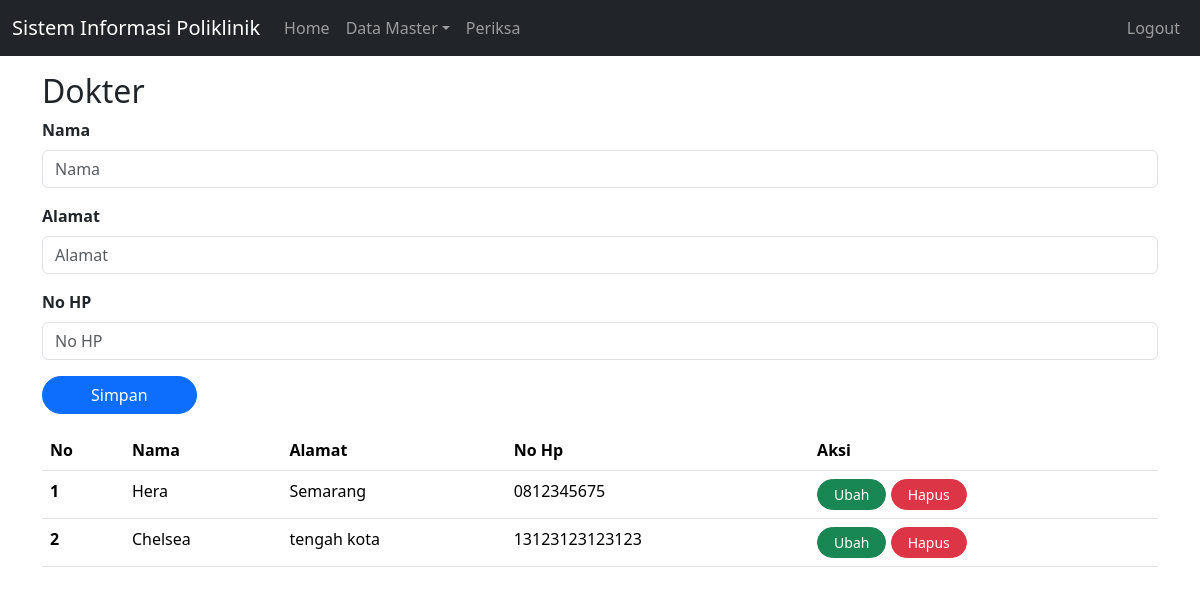
Screenshot of /index.php?page=dokter (signed in) with the database file from the repository.
### tables this page shows
CREATE TABLE `dokter` (
  `id` int(11) NOT NULL,
  `nama` varchar(255) NOT NULL,
  `alamat` varchar(255) NOT NULL,
  `no_hp` varchar(50) NOT NULL
);

### dokter.php (the view, shortened to what this page needs)
<?php
include 'koneksi.php';
if(isset($_SESSION['username'])) {
    ?>
    <form action="" method="POST">
    <div class="mb-3">
        <label for="nama" class="form-label fw-bold">Nama</label>
        <input type="text" class="form-control" id="nama" name="nama" placeholder="Nama">
    </div>
    <div class="mb-3">
        <label for="alamat" class="form-label fw-bold">Alamat</label>
        <input type="text" class="form-control" id="alamat" name="alamat" placeholder="Alamat">
    </div>
    <div class="mb-3">
        <label for="no_hp" class="form-label fw-bold">No HP</label>
        <input type="text" class="form-control" id="no_hp" name="no_hp" placeholder="No HP">
    </div>
    <button class="btn btn-primary px-5 rounded-pill" type="submit" name="submit">Simpan</button>
    </form>
    <?php
    $showSql = "SELECT * FROM dokter";
    $showHasil = $conn->query($showSql);
    if($showHasil->num_rows > 0){
        $no = 1;
        ?>
        <table class="table mt-3">
        <thead>
            <tr>
            <th scope="col">No</th>
            <th scope="col">Nama</th>
            <th scope="col">Alamat</th>
            <th scope="col">No Hp</th>
            <th scope="col">Aksi</th>
            </tr>
        </thead>
        <tbody>
        <?php
        while($row = $showHasil->fetch_assoc()){
        ?>
            <tr>
            <th scope="row"><?php echo $no ?></th>
            <td><?php echo $row['nama']?></td>
            <td><?php echo $row['alamat']?></td>
            <td><?php echo $row['no_hp']?></td>
            <td>
                <a href="index.php?page=dokterEdit&id=<?php echo $row["id"]?>" class="btn btn-success btn-sm rounded-pill px-3">Ubah</a>
                <form action="" method="POST" style="display: inline-block">
                    <button type="submit" class="btn btn-danger btn-sm rounded-pill px-3" name="hapus">Hapus</button>
                </form>
            </td>
            </tr>
        <?php
        $no++;
        }
        ?>
        </tbody>
        </table>
    <?php
    } else {
        echo "Tidak Ada Data";
    }
} else {
    header("location: index.php?page=loginUser");
}
?>

### rows the page displays
dokter: nama "Hera", alamat "Semarang", no_hp "0812345675"
dokter: nama "Chelsea", alamat "tengah kota", no_hp "13123123123123"

### other values shown
$_GET['page'] "Dokter"
